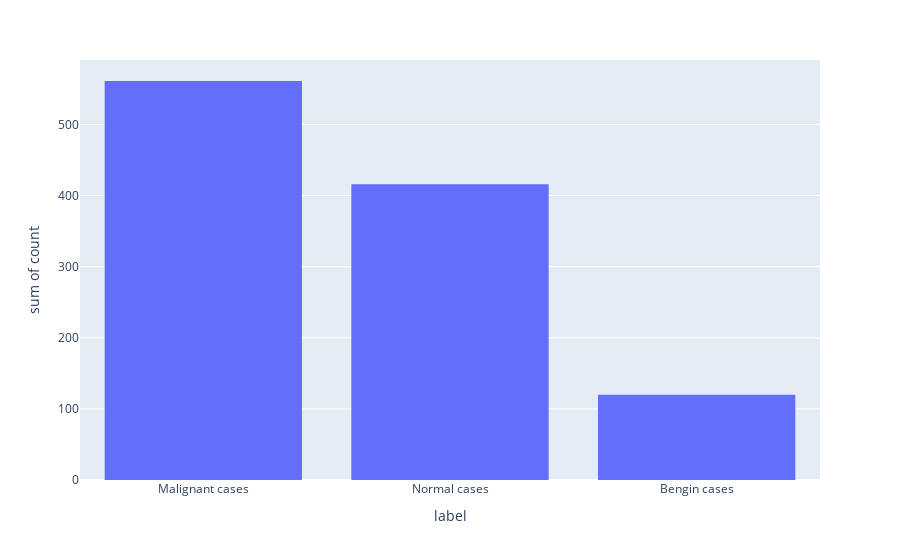

The notebook cell this image was saved under:
### Code cell
countData = df["label"].value_counts().reset_index()
countData.columns = ['label', 'count']
print(countData)
fig = px.histogram(data_frame = countData, x = "label", y = "count")
fig.show()

### Figure 1 — Plotly figure (JSON) as saved in the notebook; plotly's stock layout.template omitted (floating-point values rounded to 4 significant figures)
{"data": [{"bingroup": "x", "histfunc": "sum", "hovertemplate": "label=%{x}<br>sum of count=%{y}<extra></extra>", "legendgroup": "", "marker": {"color": "#636efa", "pattern": {"shape": ""}}, "name": "", "orientation": "v", "showlegend": false, "type": "histogram", "x": ["Malignant cases", "Normal cases", "Bengin cases"], "xaxis": "x", "y": [561, 416, 120], "yaxis": "y"}], "layout": {"barmode": "relative", "legend": {"tracegroupgap": 0}, "margin": {"t": 60}, "xaxis": {"anchor": "y", "domain": [0, 1], "title": {"text": "label"}}, "yaxis": {"anchor": "x", "domain": [0, 1], "title": {"text": "sum of count"}}}}
